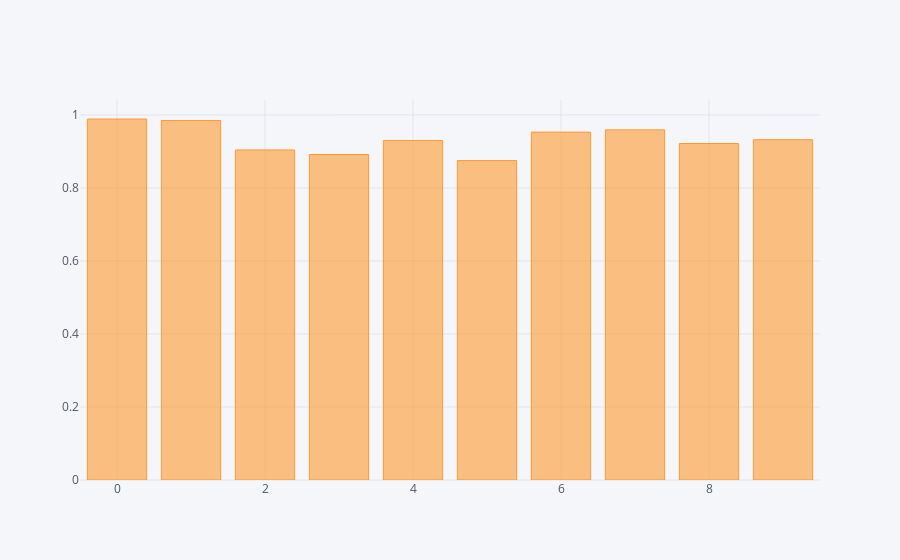

The notebook cell this image was saved under:
### Code cell
# Create barplot of accuracy data
AccuracyDataFrame = pd.DataFrame(Accuracy)
AccuracyDataFrame.iplot(kind='bar')

### Figure 1 — Plotly figure (JSON) as saved in the notebook; plotly's stock layout.template omitted (floating-point values rounded to 4 significant figures)
{"data": [{"marker": {"color": "rgba(255, 153, 51, 0.6)", "line": {"color": "rgba(255, 153, 51, 1.0)", "width": 1}}, "name": "0", "orientation": "v", "text": "", "type": "bar", "uid": "34b7e905-dc64-43ca-83ff-833f6b97ae16", "x": [0, 1, 2, 3, 4, 5, 6, 7, 8, 9], "y": [0.9889, 0.9848, 0.904, 0.8916, 0.93, 0.875, 0.9529, 0.9592, 0.9217, 0.9322]}], "layout": {"legend": {"bgcolor": "#F5F6F9", "font": {"color": "#4D5663"}}, "paper_bgcolor": "#F5F6F9", "plot_bgcolor": "#F5F6F9", "title": {"font": {"color": "#4D5663"}}, "xaxis": {"gridcolor": "#E1E5ED", "showgrid": true, "tickfont": {"color": "#4D5663"}, "title": {"font": {"color": "#4D5663"}, "text": ""}, "zerolinecolor": "#E1E5ED"}, "yaxis": {"gridcolor": "#E1E5ED", "showgrid": true, "tickfont": {"color": "#4D5663"}, "title": {"font": {"color": "#4D5663"}, "text": ""}, "zerolinecolor": "#E1E5ED"}}}
